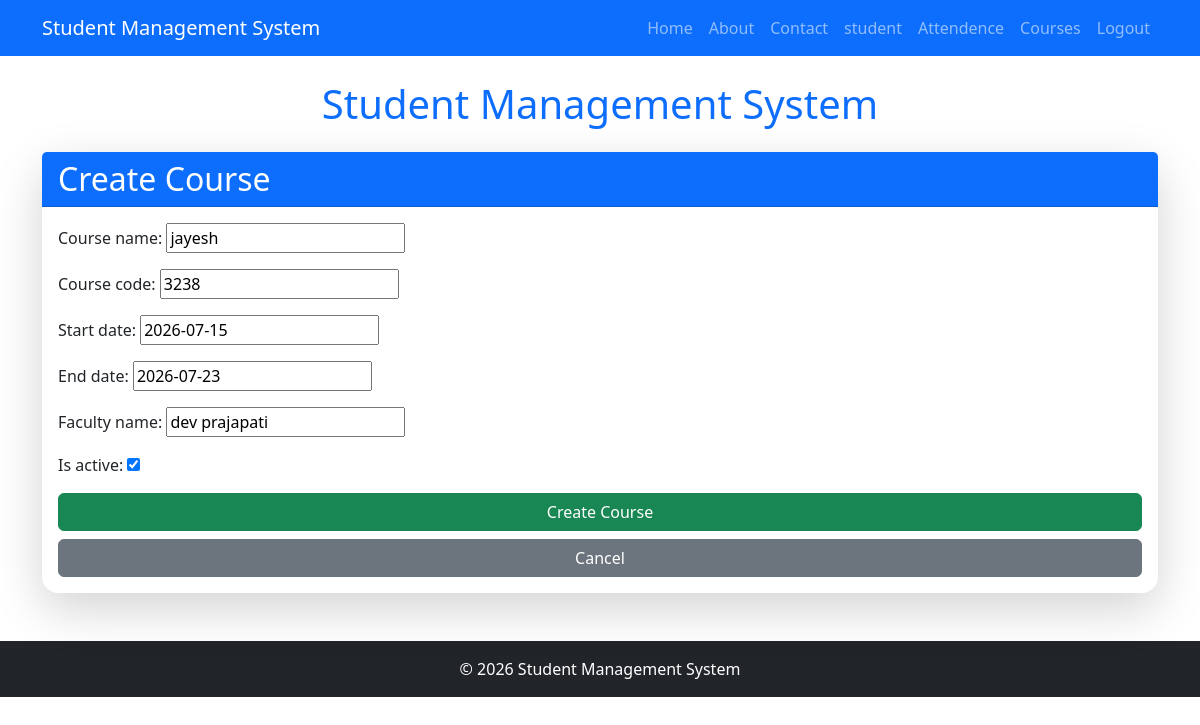
Page /course/2/edit (signed in) on the committed database.
### student/models.py (models this page shows, shortened)
class Course(models.Model):
    course_name=models.CharField(max_length=100)
    course_code=models.CharField(max_length=20,unique=True)
    start_date=models.DateField()
    end_date=models.DateField()
    faculty_name=models.CharField(max_length=100)
    is_active=models.BooleanField(default=True)

### student/views.py (the view)
# urls.py: path('course/<int:pk>/edit', views.CourseUpdateView.as_view(), name='course_update'),
class CourseUpdateView(LoginRequiredMixin, UpdateView):
    model=Course
    fields='__all__'
    template_name='Course_crud/course_form.html'
    success_url=reverse_lazy('course_list')

### student/Templates/Course_crud/course_form.html (shortened to what this page needs)
{% extends 'base.html' %}
{% block content %}
<div class="card shadow-lg border-0 rounded-4">
    <div class="card-header bg-primary text-white">
        <h2 class="mb-0">Create Course</h2>
    </div>
    <div class="card-body">
        <form method="POST" novalidate>
            {{ form.as_p }}
            <div class="d-grid gap-2">
                <button type="submit" class="btn btn-success">Create Course</button>
                <a href="{% url 'course_list' %}" class="btn btn-secondary">Cancel</a>
            </div>
        </form>
    </div>
</div>
{% endblock %}

### rows in the picture
Course: course_name "jayesh", course_code "3238", start_date "2026-07-15", end_date "2026-07-23", faculty_name "dev prajapati", is_active "☑"
